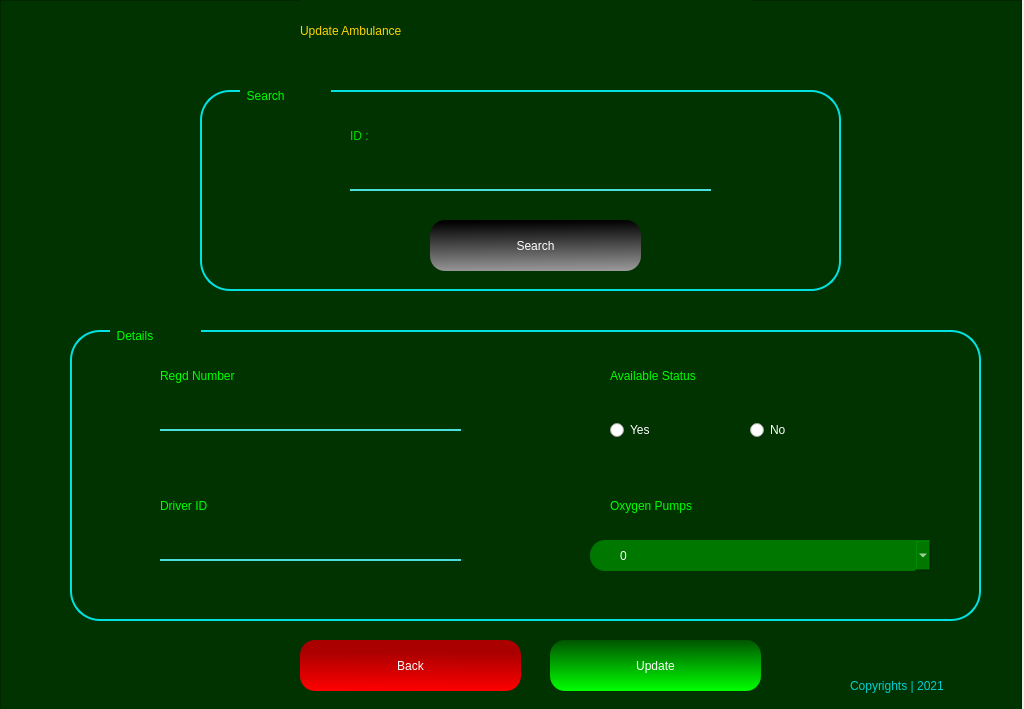
<?xml version="1.0" encoding="UTF-8"?>
<ui version="4.0">
 <class>Form</class>
 <widget class="QWidget" name="Form">
  <property name="geometry">
   <rect>
    <x>0</x>
    <y>0</y>
    <width>1024</width>
    <height>709</height>
   </rect>
  </property>
  <property name="windowTitle">
   <string>Form</string>
  </property>
  <widget class="QFrame" name="frame">
   <property name="geometry">
    <rect>
     <x>0</x>
     <y>0</y>
     <width>1022</width>
     <height>713</height>
    </rect>
   </property>
   <property name="styleSheet">
    <string notr="true">QFrame{

background-color: rgb(0, 51, 0);
color: rgb(0,255,0);

}
</string>
   </property>
   <property name="frameShape">
    <enum>QFrame::StyledPanel</enum>
   </property>
   <property name="frameShadow">
    <enum>QFrame::Raised</enum>
   </property>
   <widget class="QLabel" name="label_5">
    <property name="geometry">
     <rect>
      <x>300</x>
      <y>0</y>
      <width>451</width>
      <height>61</height>
     </rect>
    </property>
    <property name="styleSheet">
     <string notr="true">font: 87 26pt &quot;Arial Black&quot;;
color: rgb(255, 213, 0);</string>
    </property>
    <property name="text">
     <string>Update Ambulance</string>
    </property>
   </widget>
   <widget class="QPushButton" name="updateBtn">
    <property name="geometry">
     <rect>
      <x>550</x>
      <y>640</y>
      <width>211</width>
      <height>51</height>
     </rect>
    </property>
    <property name="styleSheet">
     <string notr="true">QPushButton{
background-color: qlineargradient(spread:pad, x1:0.498, y1:0, x2:0.507, y2:1, stop:0 rgba(0, 85, 0, 255), stop:1 rgba(0, 255, 0, 255));
border-radius:15px;
color: #FFF;
	font: 75 14pt &quot;Microsoft PhagsPa&quot;;

}

QPushButton:hover{

	background-color: rgb(0, 118, 0);
}</string>
    </property>
    <property name="text">
     <string>Update</string>
    </property>
   </widget>
   <widget class="QPushButton" name="backBtn">
    <property name="geometry">
     <rect>
      <x>300</x>
      <y>640</y>
      <width>221</width>
      <height>51</height>
     </rect>
    </property>
    <property name="styleSheet">
     <string notr="true">QPushButton{
background-color: qlineargradient(spread:pad, x1:0.512, y1:0.238636, x2:0.493, y2:1, stop:0 rgba(170, 0, 0, 255), stop:1 rgba(255, 0, 0, 255));
border-radius:15px;
color: #FFF;
	font: 75 14pt &quot;Microsoft PhagsPa&quot;;

}

QPushButton:hover{

	background-color: rgb(138, 0, 0);
}</string>
    </property>
    <property name="text">
     <string>Back</string>
    </property>
   </widget>
   <widget class="QLabel" name="label_7">
    <property name="geometry">
     <rect>
      <x>10</x>
      <y>650</y>
      <width>51</width>
      <height>51</height>
     </rect>
    </property>
    <property name="styleSheet">
     <string notr="true">background-image: url(:/newPrefix/—Pngtree—red and black logo_5517319.png);</string>
    </property>
    <property name="text">
     <string/>
    </property>
    <property name="pixmap">
     <pixmap resource="mainLogo.qrc">:/newPrefix/—Pngtree—red and black logo_5517319.png</pixmap>
    </property>
    <property name="scaledContents">
     <bool>true</bool>
    </property>
   </widget>
   <widget class="QLabel" name="label_8">
    <property name="geometry">
     <rect>
      <x>850</x>
      <y>670</y>
      <width>161</width>
      <height>31</height>
     </rect>
    </property>
    <property name="styleSheet">
     <string notr="true">font: 25 12pt &quot;Bahnschrift Light&quot;;
color: rgb(0, 208, 208);</string>
    </property>
    <property name="text">
     <string>Copyrights | 2021</string>
    </property>
   </widget>
   <widget class="QFrame" name="frame_4">
    <property name="geometry">
     <rect>
      <x>70</x>
      <y>330</y>
      <width>911</width>
      <height>291</height>
     </rect>
    </property>
    <property name="styleSheet">
     <string notr="true">QFrame{

border: 2px solid rgb(0, 226, 226);
border-radius: 30px;

}</string>
    </property>
    <property name="frameShape">
     <enum>QFrame::StyledPanel</enum>
    </property>
    <property name="frameShadow">
     <enum>QFrame::Raised</enum>
    </property>
    <widget class="QLabel" name="label_3">
     <property name="geometry">
      <rect>
       <x>40</x>
       <y>-10</y>
       <width>91</width>
       <height>31</height>
      </rect>
     </property>
     <property name="styleSheet">
      <string notr="true">border: none;
font: 12pt &quot;MS Shell Dlg 2&quot;;</string>
     </property>
     <property name="text">
      <string>  Details</string>
     </property>
    </widget>
    <widget class="QLineEdit" name="regdTxt">
     <property name="geometry">
      <rect>
       <x>90</x>
       <y>60</y>
       <width>301</width>
       <height>41</height>
      </rect>
     </property>
     <property name="styleSheet">
      <string notr="true">QLineEdit{
background-color: rgb(0, 51, 0);
border-top:none;
border-left: none;
border-right: none;
border-bottom: 2px solid rgb(74, 224, 222);
color: #FFF;
	font: 11pt &quot;MS Shell Dlg 2&quot;;

}

QLineEdit:hover{

border-bottom: 2px solid rgb(0, 125, 125);

}

QLineEdit:focus{
border: 2px solid rgb(0, 141, 212);
border-radius: 25px;
}</string>
     </property>
    </widget>
    <widget class="QLabel" name="label_4">
     <property name="geometry">
      <rect>
       <x>90</x>
       <y>30</y>
       <width>251</width>
       <height>31</height>
      </rect>
     </property>
     <property name="styleSheet">
      <string notr="true">border: none;
font: 12pt &quot;MS Shell Dlg 2&quot;;</string>
     </property>
     <property name="text">
      <string>Regd Number</string>
     </property>
    </widget>
    <widget class="QLineEdit" name="driverTxt">
     <property name="geometry">
      <rect>
       <x>90</x>
       <y>190</y>
       <width>301</width>
       <height>41</height>
      </rect>
     </property>
     <property name="styleSheet">
      <string notr="true">QLineEdit{
background-color: rgb(0, 51, 0);
border-top:none;
border-left: none;
border-right: none;
border-bottom: 2px solid rgb(74, 224, 222);
color: #FFF;
	font: 11pt &quot;MS Shell Dlg 2&quot;;

}

QLineEdit:hover{

border-bottom: 2px solid rgb(0, 125, 125);

}

QLineEdit:focus{
border: 2px solid rgb(0, 141, 212);
border-radius: 25px;
}</string>
     </property>
     <property name="text">
      <string/>
     </property>
    </widget>
    <widget class="QLabel" name="label_6">
     <property name="geometry">
      <rect>
       <x>90</x>
       <y>160</y>
       <width>121</width>
       <height>31</height>
      </rect>
     </property>
     <property name="styleSheet">
      <string notr="true">border: none;
font: 12pt &quot;MS Shell Dlg 2&quot;;</string>
     </property>
     <property name="text">
      <string>Driver ID</string>
     </property>
    </widget>
    <widget class="QLabel" name="label_9">
     <property name="geometry">
      <rect>
       <x>540</x>
       <y>30</y>
       <width>161</width>
       <height>31</height>
      </rect>
     </property>
     <property name="styleSheet">
      <string notr="true">border: none;
font: 12pt &quot;MS Shell Dlg 2&quot;;</string>
     </property>
     <property name="text">
      <string>Available Status</string>
     </property>
    </widget>
    <widget class="QRadioButton" name="yesRadio">
     <property name="geometry">
      <rect>
       <x>540</x>
       <y>90</y>
       <width>81</width>
       <height>20</height>
      </rect>
     </property>
     <property name="styleSheet">
      <string notr="true">color: #FFF;
font: 12pt &quot;MS Shell Dlg 2&quot;;</string>
     </property>
     <property name="text">
      <string>Yes</string>
     </property>
    </widget>
    <widget class="QRadioButton" name="noRadio">
     <property name="geometry">
      <rect>
       <x>680</x>
       <y>90</y>
       <width>81</width>
       <height>20</height>
      </rect>
     </property>
     <property name="styleSheet">
      <string notr="true">color: #FFF;
font: 12pt &quot;MS Shell Dlg 2&quot;;</string>
     </property>
     <property name="text">
      <string>No</string>
     </property>
    </widget>
    <widget class="QLabel" name="label_11">
     <property name="geometry">
      <rect>
       <x>540</x>
       <y>160</y>
       <width>161</width>
       <height>31</height>
      </rect>
     </property>
     <property name="styleSheet">
      <string notr="true">border: none;
font: 12pt &quot;MS Shell Dlg 2&quot;;</string>
     </property>
     <property name="text">
      <string>Oxygen Pumps</string>
     </property>
    </widget>
    <widget class="QComboBox" name="oxyBox">
     <property name="geometry">
      <rect>
       <x>520</x>
       <y>210</y>
       <width>341</width>
       <height>31</height>
      </rect>
     </property>
     <property name="styleSheet">
      <string notr="true">QComboBox{
	background-color: rgb(0, 120, 0);
border-radius: 15px;
color: #FFF;
	font: 14pt &quot;MS Reference Sans Serif&quot;;
padding-left: 30px;
align-items: right;

}

QComboBox:hover{

background-color: rgb(0, 231, 0);

}</string>
     </property>
     <item>
      <property name="text">
       <string>0</string>
      </property>
     </item>
     <item>
      <property name="text">
       <string>1</string>
      </property>
     </item>
     <item>
      <property name="text">
       <string>2</string>
      </property>
     </item>
     <item>
      <property name="text">
       <string>3</string>
      </property>
     </item>
    </widget>
   </widget>
   <widget class="QFrame" name="frame_3">
    <property name="geometry">
     <rect>
      <x>200</x>
      <y>90</y>
      <width>641</width>
      <height>201</height>
     </rect>
    </property>
    <property name="styleSheet">
     <string notr="true">QFrame{

border: 2px solid rgb(0, 226, 226);
border-radius: 30px;

}</string>
    </property>
    <property name="frameShape">
     <enum>QFrame::StyledPanel</enum>
    </property>
    <property name="frameShadow">
     <enum>QFrame::Raised</enum>
    </property>
    <widget class="QLabel" name="label_2">
     <property name="geometry">
      <rect>
       <x>40</x>
       <y>-10</y>
       <width>91</width>
       <height>31</height>
      </rect>
     </property>
     <property name="styleSheet">
      <string notr="true">border: none;
font: 12pt &quot;MS Shell Dlg 2&quot;;</string>
     </property>
     <property name="text">
      <string>  Search</string>
     </property>
    </widget>
    <widget class="QLineEdit" name="idTxt">
     <property name="geometry">
      <rect>
       <x>150</x>
       <y>60</y>
       <width>361</width>
       <height>41</height>
      </rect>
     </property>
     <property name="styleSheet">
      <string notr="true">QLineEdit{
background-color: rgb(0, 51, 0);
border-top:none;
border-left: none;
border-right: none;
border-bottom: 2px solid rgb(74, 224, 222);
color: #FFF;
	font: 11pt &quot;MS Shell Dlg 2&quot;;

}

QLineEdit:hover{

border-bottom: 2px solid rgb(0, 125, 125);

}

QLineEdit:focus{
border: 2px solid rgb(0, 141, 212);
border-radius: 25px;
}</string>
     </property>
     <property name="text">
      <string/>
     </property>
    </widget>
    <widget class="QPushButton" name="srchBtn">
     <property name="geometry">
      <rect>
       <x>230</x>
       <y>130</y>
       <width>211</width>
       <height>51</height>
      </rect>
     </property>
     <property name="styleSheet">
      <string notr="true">QPushButton{
background-color: qlineargradient(spread:pad, x1:0.458, y1:0.0170455, x2:0.497512, y2:1, stop:0 rgba(0, 0, 0, 255), stop:1 rgba(152, 152, 152, 255));
border-radius:15px;
color: #FFF;
	font: 75 14pt &quot;Microsoft PhagsPa&quot;;

}

QPushButton:hover{

	background-color: rgb(0, 0, 0);
}</string>
     </property>
     <property name="text">
      <string>Search</string>
     </property>
    </widget>
    <widget class="QLabel" name="label_10">
     <property name="geometry">
      <rect>
       <x>150</x>
       <y>30</y>
       <width>281</width>
       <height>31</height>
      </rect>
     </property>
     <property name="styleSheet">
      <string notr="true">font: 16pt &quot;Myanmar Text&quot;;
color: rgb(0, 222, 0);
border: none;
</string>
     </property>
     <property name="text">
      <string>ID :</string>
     </property>
    </widget>
   </widget>
  </widget>
 </widget>
 <resources>
  <include location="mainLogo.qrc"/>
  <include location="mainLogo.qrc"/>
 </resources>
 <connections/>
</ui>
